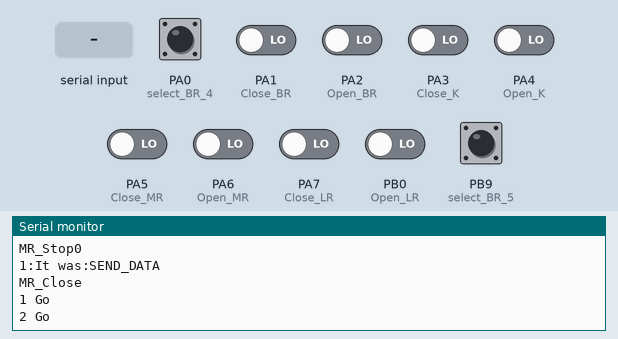
Bench run of a sketch on a simulated STM32 Blue Pill. Shown: the last lines printed to the serial monitor. The inputs (shaded band) are chosen by the test bench; at power-on: PA0 (select_BR_4), PA1 (Close_BR), PA2 (Open_BR), PA3 (Close_K), PA4 (Open_K), PA5 (Close_MR), PA6 (Open_MR), PA7 (Close_LR), PB0 (Open_LR), PB9 (select_BR_5) LOW.

Above: at 1.2 s.
1.3 s: PA3 (Close_K) driven HIGH
At 1.8 s:
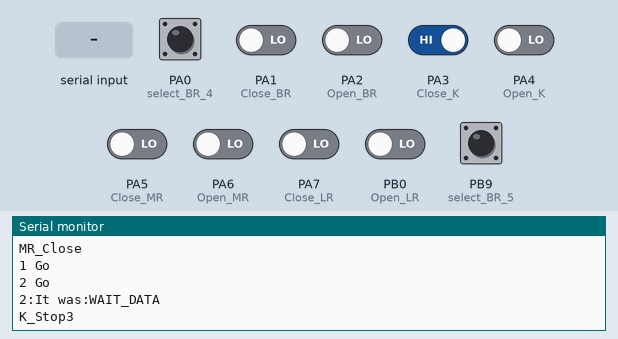
2.8 s: "Err2\n" received over Serial
At 4.0 s:
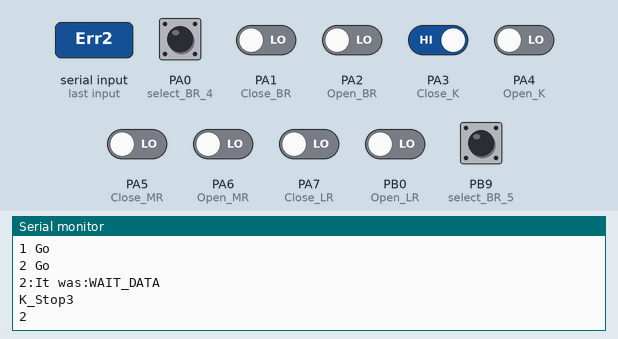
4.3 s: "a90\n" received over Serial
At 5.4 s:
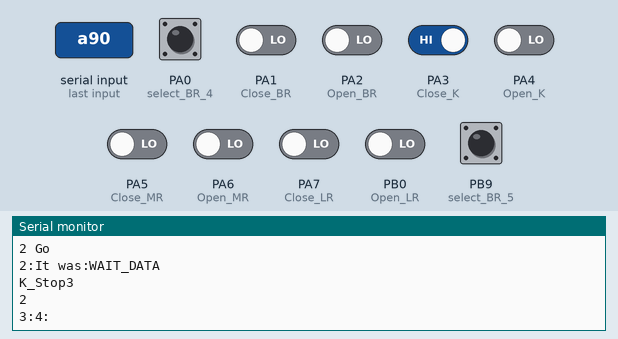
5.9 s: PA1 (Close_BR) driven HIGH
At 6.5 s:
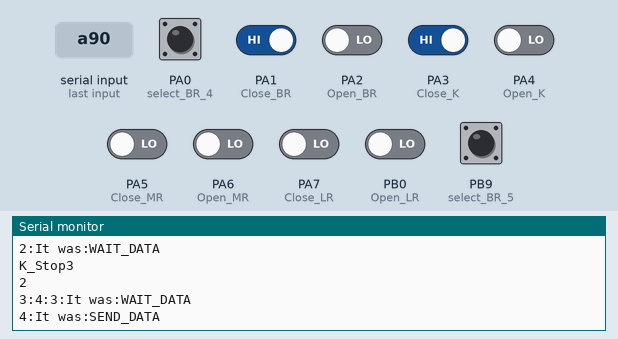
7.4 s: PA4 (Open_K) driven HIGH
At 8.8 s:
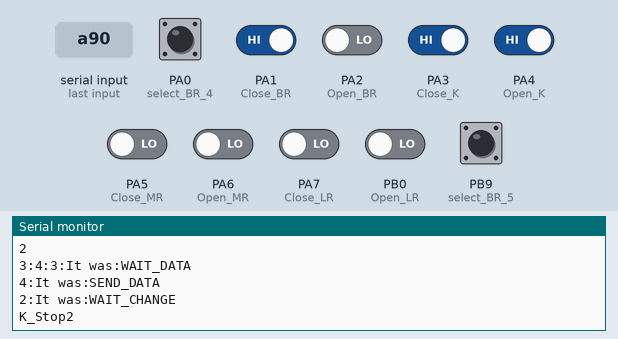
10.4 s: PA1 (Close_BR) driven LOW
At 11.2 s:
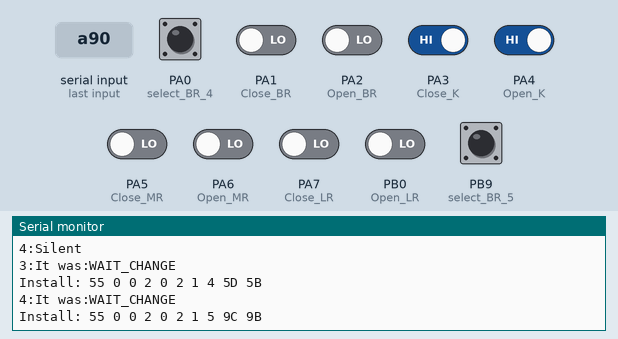
Timing chart, 0 to 13.0 s (numbered marks = the images above; inputs shaded):
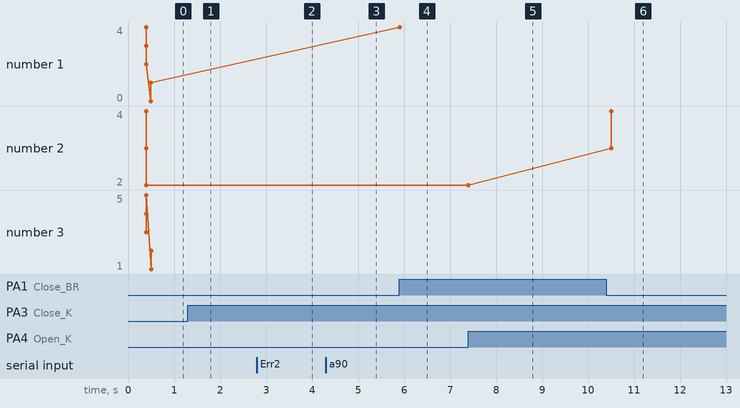

The sketch:

curtains.ino
```cpp
#include <curtains_RS485.h>
Curtains Curtains(5);
#define BtnGroupTime1 300  //программная задержка от помех для кликов
#define BtnGroupTime2 490  //время для средней длинны нажатия
#define BtnGroupTime3 600  //время для длинного нажатия

#include <button.h>
#include <Serial_slave.h>
SerialSlave Slave;

Button Open_LR(PB0, 1);   //PB5
Button Close_LR(PA7, 1);  //PB8

Button Open_MR(PA6, 1);   //PB9
Button Close_MR(PA5, 1);  //PA0

Button Open_K(PA4, 1);   //PA1
Button Close_K(PA3, 1);  //PA2

Button Open_BR(PA2, 1);   //PA3
Button Close_BR(PA1, 1);  //PA4

Button select_BR_4(PA0, 0);  //PA5
Button select_BR_5(PB9, 0);  //PA6

#include <Little_Room.h>
#include <Middle_Room.h>
#include <Big_Room.h>
#include <Kitchen.h>

HardwareSerial Serial2(PB11, PB10);
//Serial_master serial_master;

void setup() {
  // put your setup code here, to run once:
  Serial.begin(9600);
  Serial2.begin(9600);
}
void loop() {
  Slave.Listner();
  loop_LR();
  loop_MR();
  loop_BR();
  loop_K();
  Curtains.loop();
}
```

Big_Room.h
```cpp
//моторы 4 и 5

bool BR_Btn_Open, BR_Btn_Close, ModInstall, OldState, StateInstall = 0, StateInstallBTN;
int state_btn;
uint32_t BR_Tmr_Open, BR_Tmr_Close, holdModInstall;
void PlayBR(char message);
void InstallModOn() {
  if (StateInstall & millis() - holdModInstall >= 10000) {
    StateInstall = 0;
    ModInstall = !ModInstall;
    Serial.print("StateInstall:");
    Serial.println(ModInstall);
    Curtains.send(1, 'm', ModInstall);
    Curtains.send(2, 'm', ModInstall);
    Curtains.send(3, 'm', ModInstall);
    Curtains.send(4, 'm', ModInstall);
    Curtains.send(5, 'm', ModInstall);
  }
  StateInstallBTN = (Open_BR.stateBtn() & Close_BR.stateBtn());
  if (StateInstallBTN != OldState) {
    OldState = StateInstallBTN;
    if (StateInstallBTN) {
      StateInstall = true;
      holdModInstall = millis();
    } else {
    }
  }
}
void loop_BR() {
  Open_BR.check();
  Close_BR.check();
  select_BR_4.check();
  select_BR_5.check();
  InstallModOn();
  //длинное удержание 2х клавишь напрпр вкл реж прогр. Далее в реж репев мотор м наж кнопку в нужном помещ
  if (select_BR_4.click() && !select_BR_5.click()) {  //две клавиши для упр. чем управлять
    state_btn = 1;                                    // едет 1
  } else if (!select_BR_4.click() && select_BR_5.click()) {
    state_btn = 2;  // едет 2
  } else if (select_BR_4.click() && select_BR_5.click()) {
    state_btn = 3;  // едут оба
  } else {
    state_btn = 3;  // едут оба
  }

  if (Open_BR.click()) {
    BR_Btn_Open = true;
  }
  if (Close_BR.click()) {
    BR_Btn_Close = true;
  }
  if (!BR_Btn_Open) {
    BR_Tmr_Open = millis();
  }
  if (!BR_Btn_Close) {
    BR_Tmr_Close = millis();
  }
  if (millis() - BR_Tmr_Open >= 100) {
    if (BR_Btn_Close) {
      PlayBR('s');  //стоп
      BR_Btn_Close = false;
    } else {
      PlayBR('d');
    }
    BR_Btn_Open = false;
  }
  if (millis() - BR_Tmr_Close >= 100) {
    if (BR_Btn_Open) {
      PlayBR('s');  //стоп
      BR_Btn_Open = false;
    } else {
      PlayBR('u');
    }
    BR_Btn_Close = false;
  }
  if (Open_BR.hold2() || Open_BR.hold1()) {
    PlayBR('s');  //стоп
  }
  if (Close_BR.hold2() || Close_BR.hold2()) {
    PlayBR('s');
  }
  //Serial.println(select_BR_4.click());
}
void PlayBR(char message) {
  if (state_btn == 1) {  // для 4 //едет
    Curtains.send(4, message, 0);
  }
  if (state_btn == 2) {  // для 5
    Curtains.send(5, message, 0);
  }
  if (state_btn == 3) {  // для 4 и 5
    Curtains.send(4, message, 0);
    Curtains.send(5, message, 0);
  }
}
```

Kitchen.h
```cpp
// мотор три

bool K_Btn_Open, K_Btn_Close;
uint32_t K_Tmr_Open, K_Tmr_Close;
void loop_K() {
  Open_K.check();
  Close_K.check();
  if (Open_K.click()) {
    K_Btn_Open = true;
  }
  if (Close_K.click()) {
    K_Btn_Close = true;
  }
  if (!K_Btn_Open) {
    K_Tmr_Open = millis();
  }
  if (!K_Btn_Close) {
    K_Tmr_Close = millis();
  }
  if (millis() - K_Tmr_Open >= 100) {
    if (K_Btn_Close) {
      Curtains.send(3, 's',0);
      Serial.println("K_Stop0");
      K_Btn_Close = false;
    } else {
      Curtains.send(3, 'u', 0);
      Serial.println("K_Open");
    }
    K_Btn_Open = false;
  }
  if (millis() - K_Tmr_Close >= 100) {
    if (K_Btn_Open) {
      Curtains.send(3, 's', 0);
      Serial.println("K_Stop1");
      K_Btn_Open = false;
    } else {
      Curtains.send(3, 'd', 0);
      Serial.println("K_Close");
    }
    K_Btn_Close = false;
  }
  if (Open_K.hold2()) {
    Curtains.send(3, 's', 0);
    Serial.println("K_Stop2");
  }
  if (Close_K.hold2()) {
    Curtains.send(3, 's', 0);
    Serial.println("K_Stop3");
  }
}
```

Little_Room.h
```cpp
//первый мотор

bool LR_Btn_Open, LR_Btn_Close;
uint32_t LR_Tmr_Open, LR_Tmr_Close;
void loop_LR() {
  Open_LR.check();
  Close_LR.check();
  if (Open_LR.click()) {
    LR_Btn_Open = true;
  }
  if (Close_LR.click()) {
    LR_Btn_Close = true;
  }
  if (!LR_Btn_Open) {
    LR_Tmr_Open = millis();
  }
  if (!LR_Btn_Close) {
    LR_Tmr_Close = millis();
  }
  if (millis() - LR_Tmr_Open >= 200) {
    if (LR_Btn_Close) {
      Curtains.send(1, 's', 0);
      Serial.println("LR_Stop0");
      LR_Btn_Close = false;
    } else {
      Curtains.send(1, 'u', 0);
      Serial.println("LR_Open");
    }
    LR_Btn_Open = false;
  }
  if (millis() - LR_Tmr_Close >= 200) {
    if (LR_Btn_Open) {
      Curtains.send(1, 's', 0);
      Serial.println("LR_Stop1");
      LR_Btn_Open = false;
    } else {
      Curtains.send(1, 'd', 0);
      Serial.println("LR_Close");
    }
    LR_Btn_Close = false;
  }
  if (Open_LR.hold2()) {
    Curtains.send(1, 's', 0);
    Serial.println("LR_Stop2");
  }
  if (Close_LR.hold2()) {
    Curtains.send(1, 's', 0);
    Serial.println("LR_Stop3");
  }
}
```

Middle_Room.h
```cpp
//мотор 2
//не раб стоп на кн закр
bool MR_Btn_Open, MR_Btn_Close;
uint32_t MR_Tmr_Open, MR_Tmr_Close;
void loop_MR() {
  Open_MR.check();
  Close_MR.check();
  if (Open_MR.click()) {
    MR_Btn_Open = true;
  }
  if (Close_MR.click()) {
    MR_Btn_Close = true;
  }
  if (!MR_Btn_Open) {
    MR_Tmr_Open = millis();
  }
  if (!MR_Btn_Close) {
    MR_Tmr_Close = millis();
  }
  if (millis() - MR_Tmr_Open >= 200) {
    if (MR_Btn_Close) {
      Curtains.send(2, 's', 0);
      Serial.println("MR_Stop0");
      MR_Btn_Close = false;
    } else {
      Curtains.send(2, 'u', 0);
      Serial.println("MR_Open");
    }
    MR_Btn_Open = false;
  }
  if (millis() - MR_Tmr_Close >= 200) {
    if (MR_Btn_Open) {
      Curtains.send(2, 's', 0);
      Serial.println("MR_Stop1");
      MR_Btn_Open = false;
    } else {
      Curtains.send(2, 'd', 0);
      Serial.println("MR_Close");
    }
    MR_Btn_Close = false;
  }
  if (Open_MR.hold2()) {
    Curtains.send(2, 's', 0);
    Serial.println("MR_Stop2");
  }
  if (Close_MR.hold2()) {
    Curtains.send(2, 's', 0);
    Serial.println("MR_Stop3");
  }
}
```

Serial_slave.h
```cpp
//#include "USBAPI.h"
/*#include <SoftwareSerial.h>
SoftwareSerial SerialPort(10, 11);  // RX, TX*/
class SerialSlave {
public:
  /* SerialSlave() {
    // SerialPort.begin(115200);
    // SerialPort.setTimeout(10);
  }*/
  void send(char control[], int data) {
    char convert[3] = "";
    itoa(data, convert, DEC);
    /*Serial.print(control);
    Serial.print(data);*/
  }
  bool getData;
  void Listner() {
    int a = available();
    if (a == 4) {
      char key1 = response[0];
      int key2 = digit_to_int(response[1]);
      int key3 = response[2];
      controlDevice(key1, key2, key3, 0);
    } else if (a == 5) {
      char key1 = response[0];
      int key2 = digit_to_int(response[1]);
      int key3 = response[2];
      int value = digit_to_int(response[3]);
      Serial.println(value);
      controlDevice(key1, key2, key3, value);
    }
    a = 0;
  }
  int available() {
    int size = 0;
    if (millis() - T >= 200) {
      T = millis();
      while (Serial.available() > 0) {
        char buf;
        buf = Serial.read();
        //Serial.println(buf);
        response[size++] = buf;
      }
    }
    if (size != 0) {
      //Serial.println(size);
      return size;
    }
    return 0;
  }
private:
  uint32_t T;
  byte response[30] = {};
  void controlDevice(char key1, int key2, char key3, int value) {  //a12a22a32a42a52 //a13a23a33a43a53
    switch (key1) {                                                // s - stop u - open d - закр b - изм направл
      case 'a':                                                    //a2u
        /*Curtains.send(1, key3, 0);
        Curtains.send(2, key3, 0);
        Curtains.send(3, key3, 0);*/
        Curtains.send(4, key3, 0);
        Curtains.send(5, key3, 0);
      case 'b':  //c2a
                 //Serial.println("Err2");
                 //Curtains.send(key2, key3, 0);

        /*Curtains.send(1, 'm', 1);
        Curtains.send(2, 'm', 1);
        Curtains.send(3, 'm', 1);
        Curtains.send(4, 'm', 1);
        Curtains.send(5, 'm', 1);*/
        break;
      case 'c':  //с_N_b_v c2b1 c2a
        //Curtains.send(key2, key3, value);
        break;
      default:
        break;
    }
  }
  int digit_to_int(char d) {
    char str[2];
    str[0] = d;
    str[1] = '\0';
    return (int)strtol(str, NULL, 10);
  }
};
```

button.h
```cpp
class Button {
public:
  Button(char pin, int BtnMode) {
    _pin = pin;
    _BtnMode = BtnMode;
    pinMode(_pin, INPUT);
  }
  void check() {
    int dataBtn = digitalRead(_pin);
    if (dataBtn) {
      _flag = false;
    } else {
      _flag = true;
    }
  }
  bool click() {
    if (_BtnMode) {
      if (!holdStop && _flag && !BtnState && millis() - TimerClick1 >= BtnGroupTime1) {
        BtnState = true;
        TimerClick1 = millis();
        holdOn = true;
        hook = true;
        return true;
      }
      if (!holdStop && !_flag && BtnState && millis() - TimerClick1 >= BtnGroupTime2) {
        TimerClick1 = millis();
        holdClick2 = true;
        return false;
      }
      if (!_flag && BtnState) {
        if (holdOn && millis() - TimerClick1 < BtnGroupTime2) {
          holdOn = false;
          BtnState = false;
          //return true;
        }
        if (holdOn && millis() - TimerClick1 >= BtnGroupTime2) {
          holdClick1 = true;
          BtnState = false;
          return false;
        }
        if (!_flag) {
          holdStop = false;
        }
        BtnState = false;
        TimerClick1 = millis();
        return false;
      }
      return false;
    } else {
      if (_flag) {
        return true;
      }
      return false;
    }
  }
  bool hold1() {
    if (holdClick1) {
      holdClick1 = false;
      holdOn = false;
      return true;
    }
    return false;
  }
  bool hold2() {
    if (holdClick2 && !holdStop) {
      holdStop = true;
      holdClick2 = false;
      holdOn = false;
      return true;
    }
    return false;
  }

  bool stateBtn() {
    if (_flag) {
      return true;
    }
    return false;
  }
  bool Hook() {
    if (hook) {
      hook = false;
      return true;
    }
    return false;
  }
private:
  bool hook;
  bool holdOn, holdClick1, holdClick2, holdStop;
  bool _flag, BtnState;
  int _BtnMode;
  char _pin;
  unsigned long TimerClick1;
};
```

curtains_RS485.h
```cpp
#include <curtains_control.h>
class Curtains {
public:
  Curtains(int x) {  //255 MAX
    this->numberCurtains = x;
    for (int i = 0; i < this->numberCurtains; i++) { curtainsObj[i] = new CurtainsObj(i + 1); }
  }

  void loop() {
    for (int addres = 0; addres < numberCurtains; addres++) {
      curtainsObj[addres]->loop();
      //this->state = curtainsObj[addres]->getState();
    }
    if (curtainsObj[addres_Pos]->State() == 1) {
      curtainsObj[addres_Pos]->send_and_receiv();
    } else {
      addres_Pos++;
      if (addres_Pos == numberCurtains) {
        addres_Pos = 0;
      }
    }
  }

  void send(int addres, char message, int value) {
    state = SEND_DATA;
    addres = addres - 1;
    Serial.print(addres);
    Serial.print(":");
    switch (message) {
      /*case 'p':
        curtainsObj[addres]->setterBlinds(data);
        break;*/
      case 's':
        //Serial.println("stop");
        curtainsObj[addres]->Stop();
        break;
      case 'u':
        //Serial.println("open");
        curtainsObj[addres]->setterBlinds(99);
        break;
      case 'd':
        //Serial.println("close");
        curtainsObj[addres]->setterBlinds(0);
        break;
      case 'b':  //изм направление
        Serial.println("set_direction");
        curtainsObj[addres]->set_direction(value);
        //curtainsObj[addres]->Procent();
        break;
      case 'a':  //проценты
        Serial.println("Procent");
        curtainsObj[addres]->Procent();
        break;
      case 'm':  //проценты
        Serial.println("Silent");
        curtainsObj[addres]->install_Mod(value);
        break;
      default:
        break;
    }
  }
  void getDataFromUART() {
    byte incomingBytesRead = 0;
    while (Serial2.available() > 0) {
      incomingData[incomingBytesRead++] = Serial2.read();
    }
    if (incomingBytesRead) {
      bytesCount = incomingBytesRead;
      state = PARSING_DATA;
    }
  }
private:
  uint32_t Time_Wait;
  int addres_Pos = 0;
  int numberCurtains = 1;
  CurtainsObj* curtainsObj[32];  // Изменить
  byte bytesCount = 0;
  byte incomingData[INCOMING_BYTES_COUNT];
  byte state = WAIT_DATA;
  byte commandToSend;

  unsigned long lastLevelRequest = 0;
};
```

Source omitted: curtains_control.h (8381 bytes)

Measured:
- after the input at 1.3 s, the serial monitor: prints a new line at once (image 1)
- after the input at 2.8 s, the serial monitor: prints a new line at once (image 2)
- after the input at 4.3 s, the serial monitor: prints a new line after 0.10 s (image 3)
- after the input at 5.9 s, the serial monitor: prints a new line at once (image 4)
- after the input at 7.4 s, the serial monitor: prints a new line at once (image 5)
- after the input at 10.4 s, the serial monitor: prints a new line after 0.10 s (image 6)
